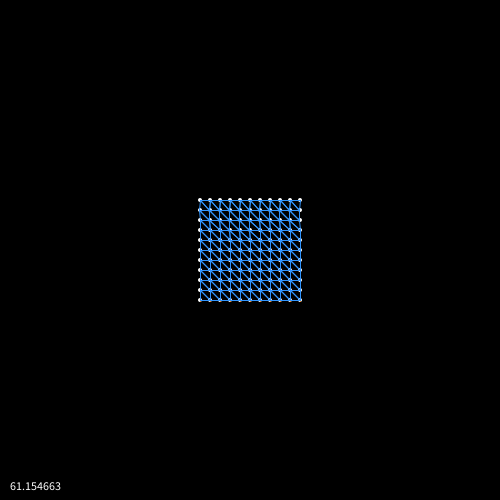
Frame 1 (no input)
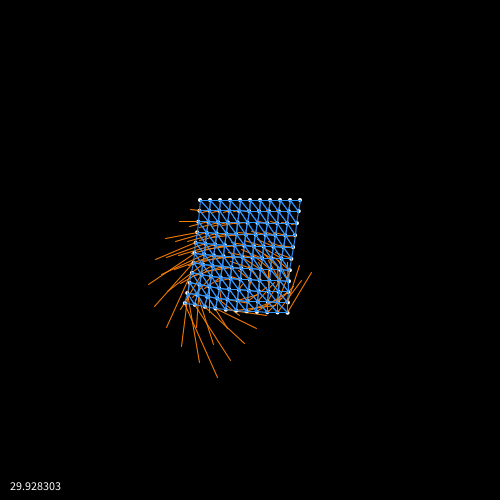
Frame 60 (the mouse pressed at the canvas centre just before this capture)
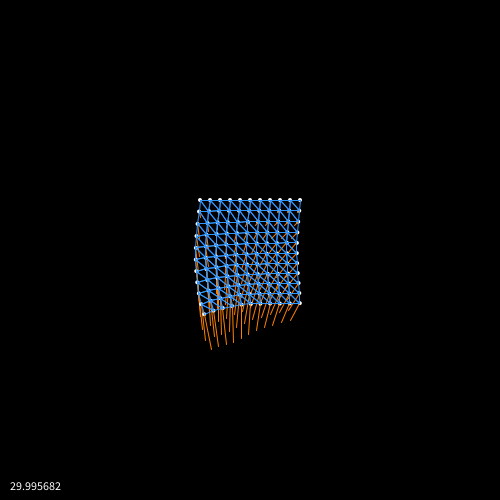
Frame 120 (the mouse held since frame 60 and released just before this capture)

The Processing sketch that drew these frames (run headless with seeded random() and noise(); from frame 60 on, the mouse is pressed at the canvas centre):

// Processing sketch: sketch_140914a
// ── sketch_140914a.pde
class Point extends PVector {
  public Point() {
    this(0, 0);
  }
  public Point(float x, float y) {
    super(x, y);
  }
}

class Rectangle {
  public float x, y, width, height;
  public Rectangle() {
    this(0, 0, 0, 0);
  }
  public Rectangle(float x, float y, float width, float height) {
    this.x = x;
    this.y = y;
    this.width = width;
    this.height = height;
  }
}

class Particle {
  public Point p0; // current
  public Point p1; // next
  public Point v;
  public float mass = 1.0;
  public Particle() {
    this(0, 0, 0, 0);
  }
  public Particle(float x, float y) {
    this(x, y, 0, 0);
  }
  public Particle(float x, float y, float vx, float vy) {
    p0 = new Point(x, y);
    p1 = new Point(x, y);
    v = new Point(vx, vy);
  }
  public void set(float x, float y, float vx, float vy) {
    setPosition(x, y);
    setNextPosition(x, y);    
    setVelocity(vx, vy);
  }
  public void setPosition(float x, float y) {
    p0.set(x, y);
  }
  public void setNextPosition(float x, float y) {
    p1.set(x, y);
  }
  public void setVelocity(float vx, float vy) {
    v.set(vx, vy);
  }
  public float x() {
    return p0.x;
  }
  public float y() {
    return p0.y;
  }
  public float x1() {
    return p1.x;
  }
  public float y1() {
    return p1.y;
  }
  public float vx() {
    return v.x;
  }
  public float vy() {
    return v.y;
  }
}

class Constraint {
  // cardinality
  public int n = 0;
  
  // indices
  // 1...n
  public int[] indices;
  
  // positions
  // 1...n
  public Particle[] positions;
  
  // stiffness
  // 0...1
  public float k = 1.0f;

  // equality or inequality
  //   equality: eval() == 0
  // inequality: eval() >= 0
  public boolean isEquality = true;
  
  public Constraint(int... indices) {
    this.n = indices.length;
    this.indices = indices;
    this.positions = new Particle[n];
  }
  
  // evaluation function
  // R^{3n} -> R
  public float eval(int iterations) {
    return 0;
  }
  
  public void setPosition(int i, Particle p) {
    positions[i] = p;
  }
  
  public Particle getPosition(int i) {
    return positions[i];
  }
  
  protected float _k(int ns) {
    return 1.0f - pow(1.0f - k, 1.0f / ns);
  }
}

class DistanceConstraint extends Constraint {
  public float distance; 
  public DistanceConstraint(int i0, int i1, float distance) {
    super(i0, i1);
    this.distance = distance;
  }  
  public float eval(int iterations) {   
    Point p1 = positions[0].p1;
    Point p2 = positions[1].p1;
//    Point p = new Point(p1.x - p2.x, p1.y - p2.y);
    float d = p1.dist(p2);
    float c = d - distance;
    
    if(!isEquality && c >= 0) {
      return c;
    }
    
    float m1 = positions[0].mass;
    float m2 = positions[1].mass;
    float w1 = m1 > 0 ? 1.0 / m1 : 0;
    float w2 = m2 > 0 ? 1.0 / m2 : 0;

    if(w1 == 0 && w2 == 0) {
      return c;
    }
    
    float s = c / (w1 + w2);
    PVector n = PVector.div(PVector.sub(p1, p2), d);
    
    Point dp1 = new Point(-s * w1 * n.x, -s * w1 * n.y);
    Point dp2 = new Point( s * w2 * n.x,  s * w2 * n.y);
    
    float dt = 1.0 / 30; // TODO
    float t = _k(iterations) * dt;
    p1.set(p1.x + t * dp1.x, p1.y + t * dp1.y);
    p2.set(p2.x + t * dp2.x, p2.y + t * dp2.y);
    
    return c;
  }
}

// C(p) = dot((p - q), n)
class CollisionConstraint extends Constraint {
  Point query;
  Point normal;
  public CollisionConstraint(int i, Point query, Point normal) {
    super(i);
    this.query = query;
    this.normal = normal;
  }
  public float eval(int iterations) {
    Point p = positions[0].p1;
    Point q = query;
    Point qp = new Point(p.x - q.x, p.y - q.y);
    
    // C(p) = dot((p-q), n)
    float c = PVector.dot(qp, normal);
    
    if(!isEquality && c >= 1.0f) {
      return c;
    }
    
    if(positions[0].mass <= 0) {
      return c;
    }
    
    // delta p = -s w nabla C(p)
    Point dp = new Point(-qp.x, -qp.y);
    
    float dt = 1.0f / 30; // TODO
    float t = _k(iterations) * dt;
    p.set(p.x + t * dp.x, p.y + t * dp.y);
    
    return c;
  }
}

class BendConstraint extends Constraint {
  class Result {
    public PVector n0, n1;
    public float d, phi;
  }
  public float phi0;
  private Result _res;
  PVector _cpp12, _cpp13, _cpn11, _cnp01, _cpn10, _cnp11, _cpn21, _cnp02, _cpn30, _cnp13;
  public BendConstraint(int i0, int i1, int i2, int i3, Particle pa0, Particle pa1, Particle pa2, Particle pa3) {
    super(i0, i1, i2, i3);
    _res = new Result();
    _cpp12 = new PVector(); 
    _cpp13 = new PVector(); 
    _cpn11 = new PVector(); 
    _cnp01 = new PVector(); 
    _cpn10 = new PVector(); 
    _cnp11 = new PVector(); 
    _cpn21 = new PVector(); 
    _cnp02 = new PVector(); 
    _cpn30 = new PVector(); 
    _cnp13 = new PVector();
    // calc phi0
    Point p0 = pa0.p0, p1 = pa1.p0, p2 = pa2.p0, p3 = pa3.p0;
    phi0 = _phi(p0, p1, p2, p3).phi;
    println("phi9=" + phi0);
  }
  public float eval(int interations) {
    Point p0 = positions[0].p1;
    Point p1 = positions[1].p1;
    Point p2 = positions[2].p1;
    Point p3 = positions[3].p1;
    
    Result res = _phi(p0, p1, p2, p3);
    float d = res.d;
    float c = res.phi - phi0;
    
    if(!isEquality && c >= 1.0f) {
      return c;
    }
    
    PVector n0 = _res.n0, n1 = _res.n1;
    
    PVector.cross(p1, p2, _cpp12);
    PVector.cross(p1, p3, _cpp13);
    PVector.cross(p1, n1, _cpn11);
    PVector.cross(n0, p1, _cnp01);
    PVector.cross(p1, n0, _cpn10);
    PVector.cross(n1, p1, _cnp11);
    PVector.cross(p2, n1, _cpn21);
    PVector.cross(n0, p2, _cnp02);
    PVector.cross(p3, n0, _cpn30);
    PVector.cross(n1, p3, _cnp13);
    
    float d12 = _cpp12.mag();
    float d13 = _cpp13.mag();
    
    PVector q2 = PVector.div(PVector.add(_cpn11, PVector.mult(_cnp01, d)), d12);
    PVector q3 = PVector.div(PVector.add(_cpn10, PVector.mult(_cnp11, d)), d13);
    PVector q20 = PVector.div(PVector.add(_cpn21, PVector.mult(_cnp02, d)), d12);
    PVector q21 = PVector.div(PVector.add(_cpn30, PVector.mult(_cnp13, d)), d13);
    PVector q1 = PVector.add(PVector.mult(q20, -1), PVector.mult(q21, -1));
    PVector q0 = PVector.sub(PVector.sub(PVector.mult(q1, -1), q2), q3);
    
    // TODO: calc delta p_i

    return c;
  }
  Result _phi(PVector p0, PVector p1, PVector p2, PVector p3) {
    PVector n0 = _res.n0 = _normal(p0, p1, p2);
    PVector n1 = _res.n1 = _normal(p0, p1, p3);
    float d = _res.d = PVector.dot(n0, n1);
    _res.phi = acos(d);
    return _res;
  }
  PVector _normal(PVector p0, PVector p1, PVector p2) {
    PVector c0 = new PVector();
    PVector.cross(PVector.sub(p1, p0), PVector.sub(p2, p0), c0); 
    float d0 = c0.mag();
    if(d0 == 0) {
      return new PVector(0, 0, 0);
    }
    return PVector.div(c0, d0);
  }
}

class PObject {
  
}

class PBox extends PObject {
  public Rectangle bounds;
  public PBox(float x, float y, float width, float height) {
    bounds = new Rectangle(x, y, width, height);
  }
}

float _lastUpdateTime;
boolean _isPaused = false;

ArrayList<Particle> _particles;
ArrayList<Point> _forces; // external force
ArrayList<Constraint> _constraints;
ArrayList<PObject> _objects;
int _solverIterations = 4;
int _updateIterations = 2;

void setup() {
  size(500, 500);
  frameRate(30);
  
  _lastUpdateTime = millis();
  
  _particles = new ArrayList<Particle>();
  _forces = new ArrayList<Point>();
  _constraints = new ArrayList<Constraint>();
  
//  Particle p = new Particle();
//  p.setPosition(width / 2, height / 2);
//  p.setVelocity(0, 13);
//  p.mass = 0;
//  _particles.add(p);
//  
//  Particle p2 = new Particle();
//  p2.setPosition(p.x() + 100, p.y());
//  p2.setVelocity(0, 13);
//  _particles.add(p2);
//  
//  DistanceConstraint dc = new DistanceConstraint(0, 1, 50);
//  dc.k = 0.5f;
//  _constraints.add(dc);
//  
//  _forces.add(new Point(10, 0));

  float w = 100, h = 100;
  int segX = 10, segY = 10;
  float tx = (width - w) / 2, ty = (height - h) / 2;
  for(int iy = 0; iy <= segY; ++ iy) {
    float y = ty + iy * h / segY;
    for(int ix = 0; ix <= segX; ++ ix) {
      float x = tx + ix * w / segX;
      Particle p = new Particle(x, y, 0, 0);
      p.mass = iy == 0 ? 0 : 1.0f;
      _particles.add(p);
    }
  }
  
  int step = segX + 1;
  float dw = w / segX, dh = h / segY, dr = sqrt(dw * dw + dh * dh);
  for(int iy = 0; iy < segY; ++ iy) {  
    for(int ix = 0; ix < segX; ++ ix) {
      int i = iy * step + ix;
      int i0 = i, i1 = i + 1, i2 = i + step, i3 = i2 + 1;
      _constraints.add(new DistanceConstraint(i3, i2, dw));
      _constraints.add(new DistanceConstraint(i2, i0, dh));
      _constraints.add(new DistanceConstraint(i0, i3, dr));
      _constraints.add(new DistanceConstraint(i3, i0, dr));
      _constraints.add(new DistanceConstraint(i0, i1, dw));
      _constraints.add(new DistanceConstraint(i1, i3, dh));      
    }
  }
 
//  _particles.add(new Particle(tx, ty, 0, 0));
//  _particles.add(new Particle(tx + w, ty, 0, 0));
//  _particles.add(new Particle(tx, ty + h, 0, 0));
//  _particles.add(new Particle(tx + w, ty + h, 0, 0));
//  
//  _particles.get(0).mass = _particles.get(1).mass = 0;
//   
//  float t = sqrt(w * w + h * h);
//  _constraints.add(new DistanceConstraint(3, 2, w));
//  _constraints.add(new DistanceConstraint(2, 0, h));
//  _constraints.add(new DistanceConstraint(0, 3, t));
//  _constraints.add(new DistanceConstraint(3, 0, t));
//  _constraints.add(new DistanceConstraint(0, 1, w));
//  _constraints.add(new DistanceConstraint(1, 3, h));
  
//  _constraints.add(new BendConstraint(3, 0, 2, 1,
//                                      _particles.get(3),
//                                      _particles.get(0),
//                                      _particles.get(2),
//                                      _particles.get(1)));
  
  for(int i = 0, len = _constraints.size(); i < len; ++ i) {
    Constraint c = _constraints.get(i);
    c.k = 1.0f;
    c.isEquality = true;
  }
  
  _forces.add(new Point(0, 100));
}

void draw() {
  // update
  update();

  // draw  
  background(0);
  
  for(int i = 0; i < _particles.size(); ++ i) {
    Particle p = _particles.get(i);
    drawParticle(p);
//    if(i == 0) {
//      text("p=(" + p.p0 + ") \nv=(" + p.v + ")", 10, 10);
//    }
  }
  
  noFill();
  stroke(50, 150, 255);
  for(int i = 0, len = _constraints.size(); i < len; ++ i) {
    Constraint c = _constraints.get(i);
    if(c instanceof DistanceConstraint) {
      DistanceConstraint dc = (DistanceConstraint) c;
      Particle p0 = _particles.get(dc.indices[0]);
      Particle p1 = _particles.get(dc.indices[1]);
      line(p0.x(), p0.y(), p1.x(), p1.y());
    }
  }
  
  fill(255);
  stroke(255);
  text("" + frameRate, 10, height - 10);
}

void update() {
//  if(_isPaused) {
//    _lastUpdateTime = millis();
//    return;
//  }
//  _isPaused = true;
 
  float time = millis();

  float dt = (time - _lastUpdateTime) / 1000.0f;
  _lastUpdateTime = time;
  
  dt = dt / (float) _updateIterations;
  for(int j = 0; j < _updateIterations; ++ j) { 
  
  Point force = new Point(0, 0);
  for(int i = 0; i < _forces.size(); ++ i) {
    Point f = _forces.get(i);
    force.x += f.x;
    force.y += f.y;
  }

  updateParticles(_particles, force, dt);
  }
}

void updateParticles(ArrayList<Particle> particles, Point force, float dt) {
  // forall vertices i do vi ← vi + ∆t wi fext (xi)
  for(int i = 0; i < particles.size(); ++ i) {
    Particle p = particles.get(i);
    float mass = p.mass;
    if(mass > 0) {
      float vx = p.vx() + dt * force.x / mass;
      float vy = p.vy() + dt * force.y / mass;
      p.setVelocity(vx, vy);
    }
  }
  // dampVelocities(v1 , . . . , vN )

  // forall vertices i do pi ← xi + ∆t vi
  Point[] ps = new Point[particles.size()];
  for(int i = 0; i < particles.size(); ++ i) {
    Particle p = particles.get(i);
    if(p.mass > 0) {
      float x = p.x() + dt * p.vx();
      float y = p.y() + dt * p.vy();
      p.setNextPosition(x, y);
    } else {
      p.setNextPosition(p.x(), p.y());
    }
  }
  // forall vertices i do generateCollisionConstraints(xi → pi)
  generateCollisionConstraints(particles, ps);
  
  // loop solverIterations times
  //   projectConstraints(C1,...,CM+Mcoll ,p1,...,pN)
  // endloop
  for(int i = 0; i < _solverIterations; ++ i) {
    projectConstraints(_constraints, _particles);
  }
  
  // forall vertices i
  //   vi ←(pi−xi)/∆t
  //   xi ← pi
  // endfor
  for(int i = 0; i < particles.size(); ++ i) {
    Particle p = particles.get(i);
    float x = p.p1.x;
    float y = p.p1.y;
    float vx = (x - p.x()) / dt;
    float vy = (y - p.y()) / dt;
    p.set(x, y, vx, vy);
  }
  
  // velocityUpdate(v1 , . . . , vN )
  
}

ArrayList<Constraint> generateCollisionConstraints(ArrayList<Particle> xs, Point[] ps) {
  return null;
}

void projectConstraints(ArrayList<Constraint> constraints, ArrayList<Particle> particles) {
  for(int i = 0; i < constraints.size(); ++ i) {
    Constraint c = constraints.get(i);
    for(int j = 0; j < c.n; ++ j) {
      c.setPosition(j, particles.get(c.indices[j]));
    }
    float r = c.eval(_solverIterations);
//    for(int j = 0; j < c.n; ++ j) { 
//      positions[c.indices[j]].set(c.getPosition(j));      
//    }
  }
}

//void updateParticle(Particle p, Point f, float dt) { 
//  // prediction
//  float x = p.x() + dt * p.vx();
//  float y = p.y() + dt * p.vy();
//  // position correction
//  if(y > 400) { y = 400; }
//  if(x > 400) { x = 400; }
//  // velocity update
//  float vx = (x - p.x()) / dt;
//  float vy = (y - p.y()) / dt;  
//  // velocity correction
//  vx = vx + dt * f.x / p.mass;
//  vy = vy + dt * f.y / p.mass;
//  // set property
//  p.set(x, y, vx, vy);
//}

void mousePressed() {
  _isPaused = false;
}

void mouseDragged() {
//  int i = _particles.size() - 1;
//  _particles.get(i).setPosition(mouseX, mouseY);
  float dx = mouseX - width / 2, dy = mouseY - height / 2;
  _forces.get(0).set(dx * 0.1, dy * 0.1);
}

void drawParticle(Particle p) {
  float x = p.x(), y = p.y();
  fill(255);
  noStroke();
  ellipse(x, y, 4, 4);
  noFill();
  stroke(255,128,0);
  line(x, y, x + p.vx(), y + p.vy());
}
